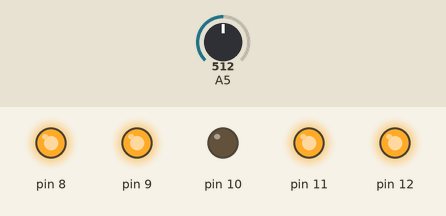
The sketch below on a simulated Arduino Uno, built with avr-gcc and run on an emulated ATmega328P. Parts: output pins drawn as LEDs (lit = HIGH). Inputs (shaded band) come from the test bench; at power-on: A5 = 512. Random numbers use the default seed unless the sketch sets one.

Above: at 0.11 s.
At 14.61 s:
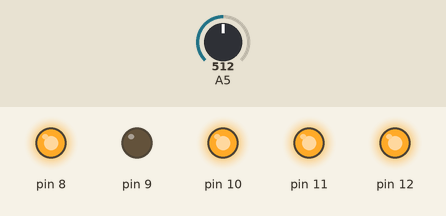
14.9 s: A5 set to 716
At 15.21 s:
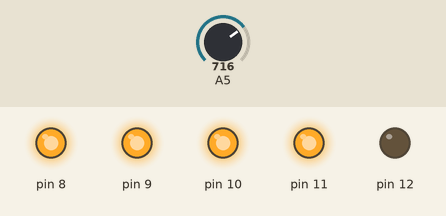
Timing chart, 0 to 28.3 s (numbered marks = the images above; inputs shaded):
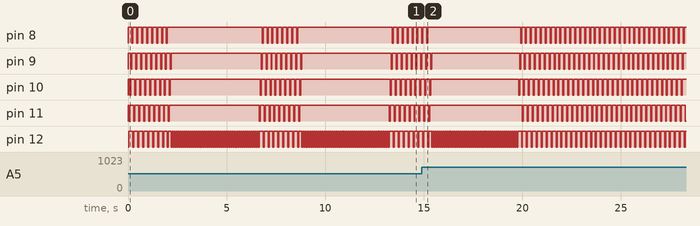

The sketch:

attiny13_v10_russian_roulette_2.ino
```cpp
/*
 * https://www.facebook.com/mcu4live
 * https://www.facebook.com/mcu4live/videos/pcb.1020493138090041/1020490501423638/?type=3&theater
 *
 * https://github.com/lamloei/ArduinoIDE_1.6.x/Maker_faire_2018/attiny13_v10_russian_roulette/attiny13_v10_russian_roulette.ino
 *
 */

void roulette(int i) {
  if(i%5 == 0) PORTB = ~0b00000001;
  if(i%5 == 1) PORTB = ~0b00000010;
  if(i%5 == 2) PORTB = ~0b00000100;
  if(i%5 == 3) PORTB = ~0b00001000;
  if(i%5 == 4) PORTB = ~0b00010000;
  delay(50);
}

void setup(){
  DDRB |= 0x1F;
}

void loop() {
  int i,randNumber;

  randomSeed(analogRead(5));
  randNumber = random(30, 300);
  for(i=randNumber; i>0; i--) {
    roulette(i);
  }
  for(i=randNumber; i>0; i--) {
    roulette(randNumber);
    PORTB = ~0b00000000;
    delay(50);
  }
}
```

Measured:
- by itself, pin 8: repeats every 6.6 s: 7 × (LOW 0.05 s, HIGH 0.20 s), LOW 0.05 s, HIGH 4.8 s
- by itself, pin 9–11: repeats every 6.6 s: 8 × (LOW 0.05 s, HIGH 0.20 s), LOW 0.05 s, HIGH 4.6 s
- by itself, pin 12: moves between LOW and HIGH, repeating every 6.5 s
